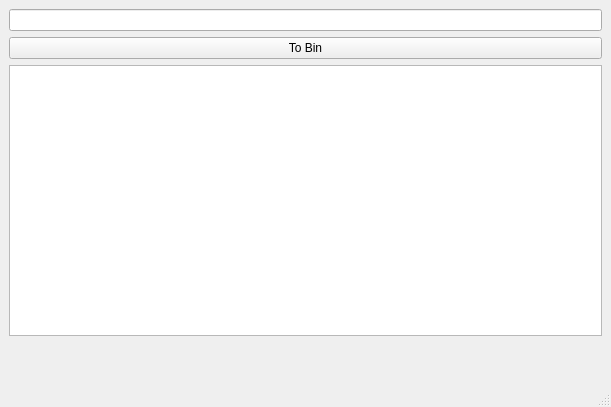
<?xml version="1.0" encoding="UTF-8"?>
<ui version="4.0">
 <class>MainWindow</class>
 <widget class="QMainWindow" name="MainWindow">
  <property name="geometry">
   <rect>
    <x>0</x>
    <y>0</y>
    <width>611</width>
    <height>407</height>
   </rect>
  </property>
  <property name="windowTitle">
   <string>MainWindow</string>
  </property>
  <widget class="QWidget" name="centralwidget">
   <layout class="QGridLayout" name="gridLayout" rowstretch="9,0">
    <item row="1" column="0">
     <spacer name="verticalSpacer">
      <property name="orientation">
       <enum>Qt::Vertical</enum>
      </property>
      <property name="sizeHint" stdset="0">
       <size>
        <width>20</width>
        <height>40</height>
       </size>
      </property>
     </spacer>
    </item>
    <item row="0" column="0">
     <layout class="QVBoxLayout" name="verticalLayout">
      <item>
       <widget class="QLineEdit" name="lineEdit"/>
      </item>
      <item>
       <widget class="QPushButton" name="pushButton">
        <property name="text">
         <string>To Bin</string>
        </property>
       </widget>
      </item>
      <item>
       <widget class="QTextBrowser" name="textBrowser"/>
      </item>
     </layout>
    </item>
   </layout>
  </widget>
  <widget class="QMenuBar" name="menubar">
   <property name="geometry">
    <rect>
     <x>0</x>
     <y>0</y>
     <width>611</width>
     <height>26</height>
    </rect>
   </property>
  </widget>
  <widget class="QStatusBar" name="statusbar"/>
 </widget>
 <resources/>
 <connections/>
</ui>
